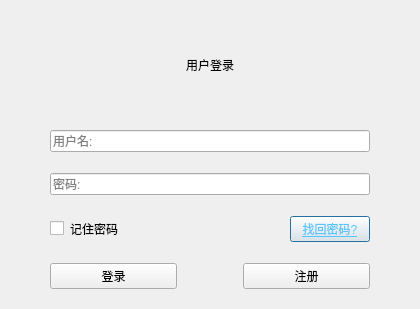
<?xml version="1.0" encoding="UTF-8"?>
<ui version="4.0">
 <class>Dialog</class>
 <widget class="QDialog" name="Dialog">
  <property name="geometry">
   <rect>
    <x>0</x>
    <y>0</y>
    <width>420</width>
    <height>309</height>
   </rect>
  </property>
  <property name="maximumSize">
   <size>
    <width>420</width>
    <height>309</height>
   </size>
  </property>
  <property name="windowTitle">
   <string>Dialog</string>
  </property>
  <layout class="QGridLayout" name="gridLayout">
   <item row="0" column="0">
    <widget class="QWidget" name="widget" native="true">
     <property name="styleSheet">
      <string notr="true"/>
     </property>
     <layout class="QVBoxLayout" name="verticalLayout_3">
      <item>
       <layout class="QVBoxLayout" name="verticalLayout_2">
        <item>
         <widget class="QLabel" name="label">
          <property name="styleSheet">
           <string notr="true">font: 700 18pt &quot;Yu Gothic UI&quot;;</string>
          </property>
          <property name="text">
           <string>用户登录</string>
          </property>
          <property name="alignment">
           <set>Qt::AlignCenter</set>
          </property>
         </widget>
        </item>
        <item>
         <layout class="QHBoxLayout" name="horizontalLayout_5">
          <item>
           <spacer name="horizontalSpacer_12">
            <property name="orientation">
             <enum>Qt::Horizontal</enum>
            </property>
            <property name="sizeType">
             <enum>QSizePolicy::Fixed</enum>
            </property>
            <property name="sizeHint" stdset="0">
             <size>
              <width>30</width>
              <height>20</height>
             </size>
            </property>
           </spacer>
          </item>
          <item>
           <layout class="QVBoxLayout" name="verticalLayout">
            <item>
             <spacer name="verticalSpacer_2">
              <property name="orientation">
               <enum>Qt::Vertical</enum>
              </property>
              <property name="sizeType">
               <enum>QSizePolicy::Fixed</enum>
              </property>
              <property name="sizeHint" stdset="0">
               <size>
                <width>20</width>
                <height>15</height>
               </size>
              </property>
             </spacer>
            </item>
            <item>
             <layout class="QHBoxLayout" name="horizontalLayout_3">
              <item>
               <widget class="QLineEdit" name="username_edit">
                <property name="enabled">
                 <bool>true</bool>
                </property>
                <property name="styleSheet">
                 <string notr="true"/>
                </property>
                <property name="placeholderText">
                 <string>用户名:</string>
                </property>
               </widget>
              </item>
             </layout>
            </item>
            <item>
             <spacer name="verticalSpacer">
              <property name="orientation">
               <enum>Qt::Vertical</enum>
              </property>
              <property name="sizeType">
               <enum>QSizePolicy::Fixed</enum>
              </property>
              <property name="sizeHint" stdset="0">
               <size>
                <width>20</width>
                <height>15</height>
               </size>
              </property>
             </spacer>
            </item>
            <item>
             <layout class="QHBoxLayout" name="horizontalLayout_4">
              <item>
               <widget class="QLineEdit" name="password_temp">
                <property name="styleSheet">
                 <string notr="true"/>
                </property>
                <property name="text">
                 <string/>
                </property>
                <property name="echoMode">
                 <enum>QLineEdit::Password</enum>
                </property>
                <property name="alignment">
                 <set>Qt::AlignLeading|Qt::AlignLeft|Qt::AlignVCenter</set>
                </property>
                <property name="placeholderText">
                 <string>密码:</string>
                </property>
               </widget>
              </item>
             </layout>
            </item>
            <item>
             <spacer name="verticalSpacer_4">
              <property name="orientation">
               <enum>Qt::Vertical</enum>
              </property>
              <property name="sizeType">
               <enum>QSizePolicy::Fixed</enum>
              </property>
              <property name="sizeHint" stdset="0">
               <size>
                <width>20</width>
                <height>15</height>
               </size>
              </property>
             </spacer>
            </item>
            <item>
             <layout class="QHBoxLayout" name="horizontalLayout_2">
              <item>
               <widget class="QCheckBox" name="checkBox">
                <property name="styleSheet">
                 <string notr="true">border-bottom-color: rgb(255, 255, 255);</string>
                </property>
                <property name="text">
                 <string>记住密码</string>
                </property>
               </widget>
              </item>
              <item>
               <spacer name="horizontalSpacer_7">
                <property name="orientation">
                 <enum>Qt::Horizontal</enum>
                </property>
                <property name="sizeHint" stdset="0">
                 <size>
                  <width>40</width>
                  <height>20</height>
                 </size>
                </property>
               </spacer>
              </item>
              <item>
               <widget class="QPushButton" name="retrieve_btn">
                <property name="styleSheet">
                 <string notr="true">font: 9pt &quot;Yu Gothic UI&quot;;
text-decoration: underline;
color:rgb(88, 197, 255);</string>
                </property>
                <property name="text">
                 <string>找回密码?</string>
                </property>
               </widget>
              </item>
             </layout>
            </item>
            <item>
             <spacer name="verticalSpacer_3">
              <property name="orientation">
               <enum>Qt::Vertical</enum>
              </property>
              <property name="sizeType">
               <enum>QSizePolicy::Fixed</enum>
              </property>
              <property name="sizeHint" stdset="0">
               <size>
                <width>20</width>
                <height>15</height>
               </size>
              </property>
             </spacer>
            </item>
            <item>
             <layout class="QHBoxLayout" name="horizontalLayout">
              <item>
               <widget class="QPushButton" name="login_btn">
                <property name="text">
                 <string>登录</string>
                </property>
               </widget>
              </item>
              <item>
               <spacer name="horizontalSpacer_2">
                <property name="orientation">
                 <enum>Qt::Horizontal</enum>
                </property>
                <property name="sizeType">
                 <enum>QSizePolicy::Fixed</enum>
                </property>
                <property name="sizeHint" stdset="0">
                 <size>
                  <width>60</width>
                  <height>20</height>
                 </size>
                </property>
               </spacer>
              </item>
              <item>
               <widget class="QPushButton" name="register_btn">
                <property name="text">
                 <string>注册</string>
                </property>
               </widget>
              </item>
             </layout>
            </item>
           </layout>
          </item>
          <item>
           <spacer name="horizontalSpacer_11">
            <property name="orientation">
             <enum>Qt::Horizontal</enum>
            </property>
            <property name="sizeType">
             <enum>QSizePolicy::Fixed</enum>
            </property>
            <property name="sizeHint" stdset="0">
             <size>
              <width>30</width>
              <height>20</height>
             </size>
            </property>
           </spacer>
          </item>
         </layout>
        </item>
       </layout>
      </item>
     </layout>
    </widget>
   </item>
  </layout>
 </widget>
 <tabstops>
  <tabstop>username_edit</tabstop>
  <tabstop>password_temp</tabstop>
  <tabstop>checkBox</tabstop>
  <tabstop>login_btn</tabstop>
  <tabstop>register_btn</tabstop>
 </tabstops>
 <resources>
  <include location="../resource/resource.qrc"/>
 </resources>
 <connections/>
</ui>
